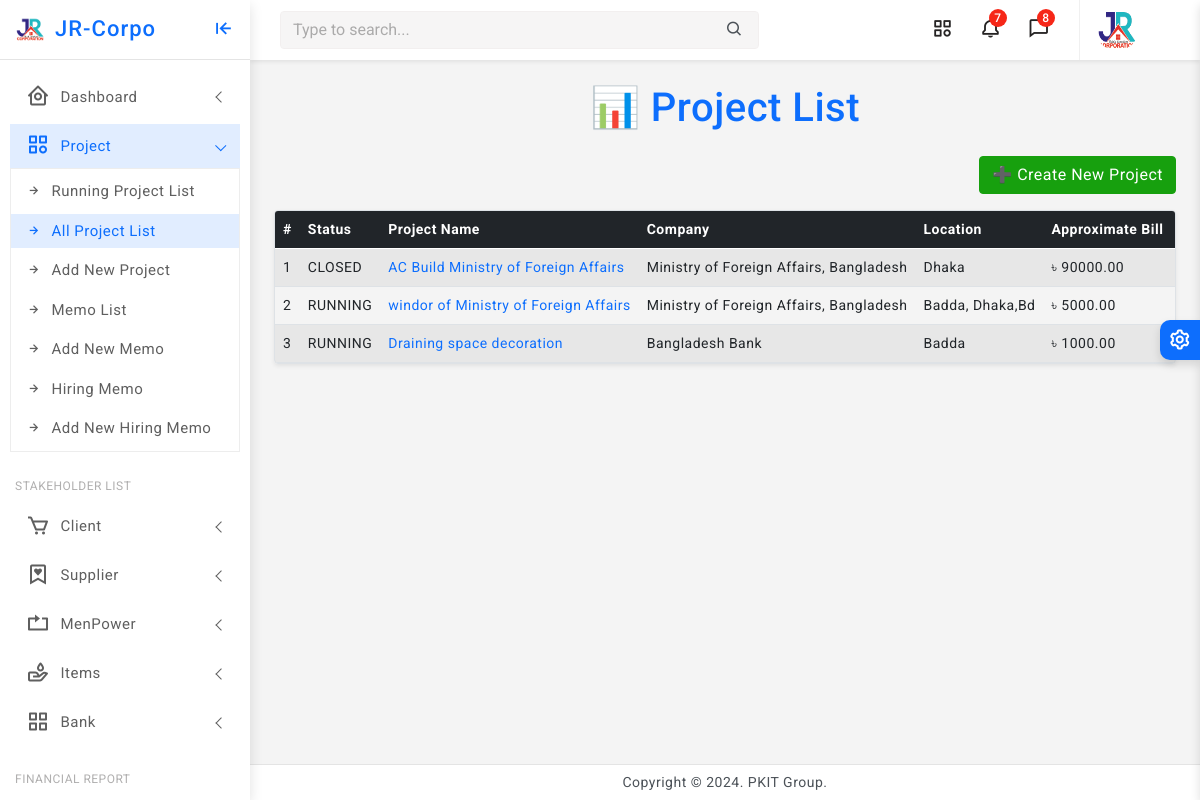
The app's page /projects/all/, older data.
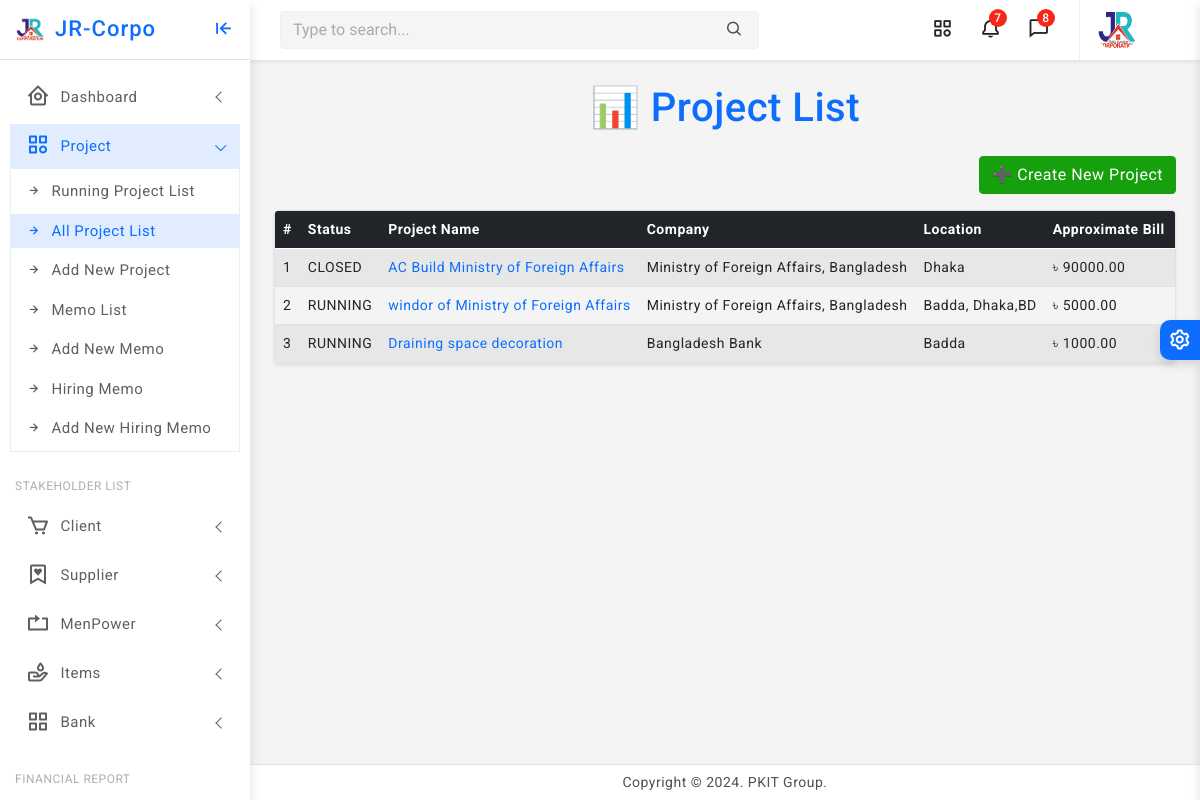
The same page, newer data.
### core/models.py (models this page shows, shortened)
class Project(models.Model):
    STATUS_CHOICES = [
        ('RUNNING', 'Running'),
        ('TRIAL', 'Trial Period'),
        ('CLOSED', 'Closed'),
        ('OTHER', 'Other'),
    ]
    company = models.ForeignKey(Company, on_delete=models.CASCADE, related_name='projects')
    name = models.CharField(max_length=255)
    location = models.CharField(max_length=255)
    approximate_bill = models.PositiveIntegerField(default=0)
    current_cost = models.PositiveIntegerField(default=0, null=True, blank=True)
    final_bill = models.PositiveIntegerField(default=0, null=True, blank=True)
    current_paid = models.PositiveIntegerField(default=0, null=True, blank=True)
    created_at = models.DateTimeField(auto_now_add=True)
    updated_at = models.DateTimeField(auto_now=True)
    status = models.CharField(max_length=10, null=True, blank=True, choices=STATUS_CHOICES, default='RUNNING')
    @property
    def profit_or_loss(self):
        if self.final_bill is not None and self.current_cost is not None:
            return self.final_bill - self.current_cost
        return 0

class Organization(models.Model):
    name = models.CharField(max_length=255, unique=True)
    location = models.CharField(max_length=255)
    phone = models.CharField(max_length=20)
    logo = models.ImageField(upload_to='media/logos/', blank=True, null=True)
    created_at = models.DateTimeField(auto_now_add=True)
    updated_at = models.DateTimeField(auto_now=True)
    class Meta:
        abstract = True

class Company(Organization):
    pass

### core/views.py (the view)
# urls.py: path('projects/all/', views.all_project_list, name='all_project_list'),
def all_project_list(request):
    projects = Project.objects.all().order_by('-created_at')
    return render(request, 'project/project_list.html', {'projects': projects})

### core/templates/project/project_list.html (shortened to what this page needs)
{% extends 'partials/base0.html' %}
{% block content %}
{% load static %}
<div>
    <h1 class="text-center mb-4 text-primary">📊 Project List</h1>
    <div class="text-end mb-3">
        <a href="{% url 'project_create' %}" class="btn btn-success">➕ Create New Project</a>
    </div>
    {% if projects %}
        <div class="table-responsive shadow-sm rounded border">
            <table class="table table-striped table-hover align-middle mb-0">
                <thead class="table-dark">
                    <tr>
                        <th>#</th>
                        <th>Status</th>
                        <th>Project Name</th>
                        <th>Company</th>
                        <th>Location</th>
                        <th>Approximate Bill</th>
                        <th>Current Paid</th>
                    </tr>
                </thead>
                <tbody>
                    {% for project in projects %}
                    <tr>
                        <td>{{ forloop.counter }}</td>
                        <td>{{ project.status }}</td>
                        <td>
                            <a href="{% url 'project_record_detail' project.pk %}">
                                {{ project.name }}
                            </a>
                        </td>
                        <td>{{ project.company.name }}</td>
                        <td>{{ project.location }}</td>
                        <td>৳ {{ project.approximate_bill|floatformat:2 }}</td>
                        <td>৳ {{ project.current_paid|default:"0.00"|floatformat:2 }}</td>
                    </tr>
                    {% endfor %}
                </tbody>
            </table>
        </div>
    {% else %}
        <div class="alert alert-warning text-center">No projects found.</div>
    {% endif %}
</div>
{% endblock %}

Row changes from the older to the newer data that the page shows:
changed Project "windor of Ministry of Foreign Affairs": location "Badda, Dhaka,Bd" → "Badda, Dhaka,BD"
